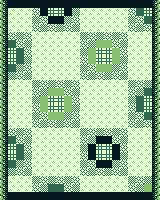

Below is a game level as drawn by its tile map, then a one-line description and the .tmx that defines it (tile-layer data replaced by summaries):
An orthogonal 20x25 tile map with 8x8 px tiles, 1 tile layer (Tile Layer 1), 3 tilesets.

<map version="1.5" tiledversion="1.7.0" orientation="orthogonal" renderorder="right-down" width="20" height="25" tilewidth="8" tileheight="8" infinite="0" nextlayerid="5" nextobjectid="1">
 <tileset firstgid="1" source="TileSets/small_carpeted_room.tsx" />
 <tileset firstgid="361" source="TileSets/sample_town_tiles.tsx" />
 <tileset firstgid="3497" source="TileSets/Background_Tiles.tsx" />
 <layer id="1" name="Tile Layer 1" width="20" height="25">
  <data>[500 cells, 500 non-empty, 37 distinct tile ids]</data>
 </layer>
</map>
